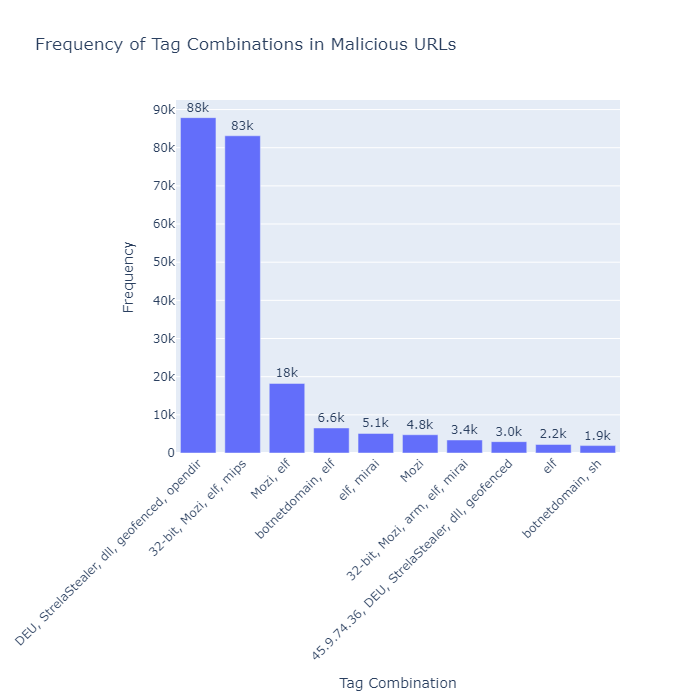

This figure's Python source:
# %%
import pandas as pd
import plotly.express as px

# %%
# Load the dataset
data = pd.read_csv('dataset.csv', skiprows=8)

# %%
# Ensure all entries in the tags column are strings and handle missing values
data['tags'] = data['tags'].fillna('').astype(str)

# %%
# Split the tags into a list and count the frequency of each unique combination
data['tag_list'] = data['tags'].apply(lambda x: tuple(sorted(x.split(','))))
tag_combinations = data['tag_list'].value_counts().head(10).reset_index()
tag_combinations.columns = ['tag_combination', 'frequency']

tag_combinations['tag_combination_str'] = tag_combinations['tag_combination'].apply(lambda x: ', '.join(x))

print(tag_combinations)

# %%
fig = px.bar(
    tag_combinations,
    x='tag_combination_str',
    y='frequency',
    labels={'tag_combination_str': 'Tag Combination', 'frequency': 'Frequency'},
    title='Frequency of Tag Combinations in Malicious URLs',
    text='frequency')

fig.update_traces(textposition='outside', texttemplate='%{text:.2s}')

fig.update_layout(xaxis_title='Tag Combination', yaxis_title='Frequency', xaxis_tickangle=-45, height=700)

fig.show()

# %%
fig.write_image('tag_combinations.svg')
fig.write_image('tag_combinations.png')
fig.write_html('tag_combinations.html')
